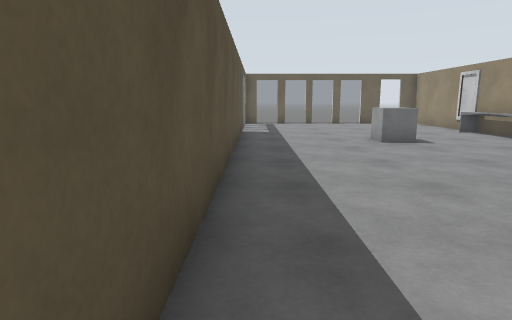
view 1 (above)

12 first-person views from a walk through a Gazebo world. The camera is 1.2 m above the floor, tilts 10° down and sees 75° across. The floor is counted in squares, 1 m on a side. Each view is taken from the middle of a square. On the plan, view 1 faces up. The plan holds only what a view shows up to about 13 squares ahead; the rest is blank. Robots are left out. Some surface patterns are stand-ins.

view 2
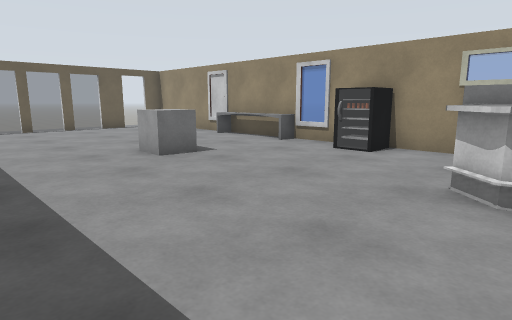

view 3
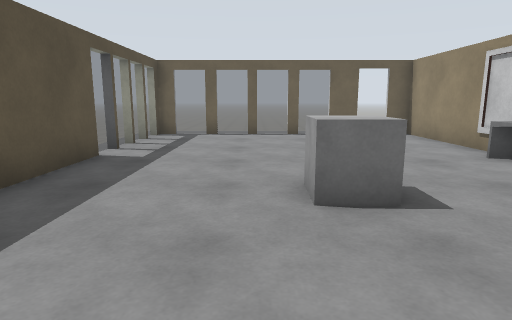

view 4
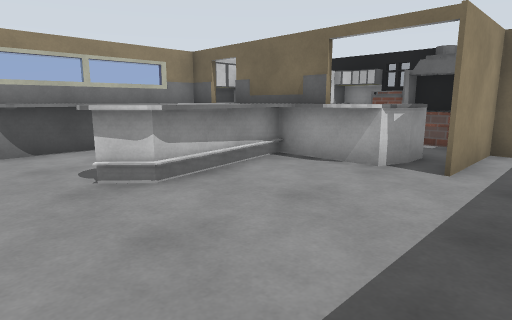

view 5
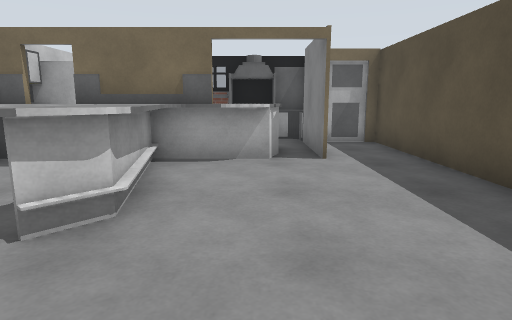

view 6
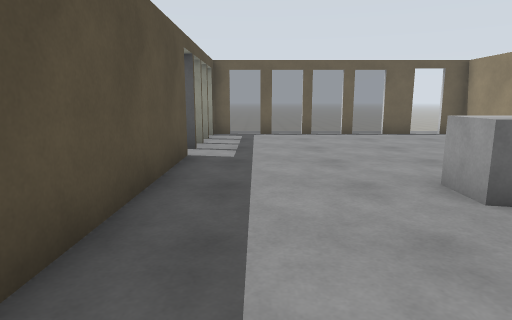

view 7
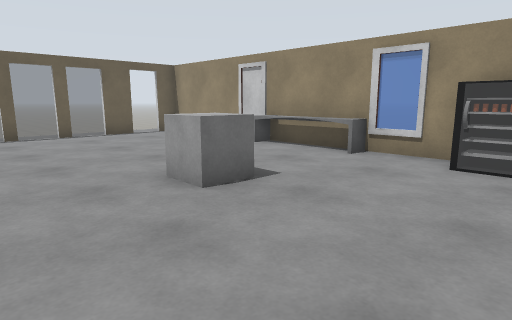

view 8
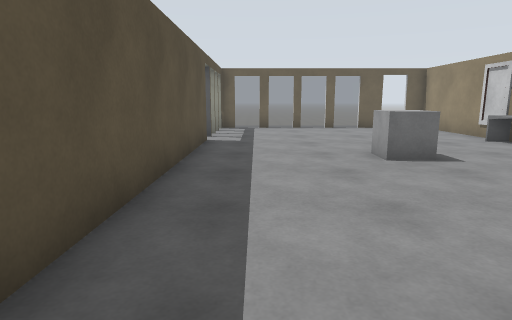

view 9
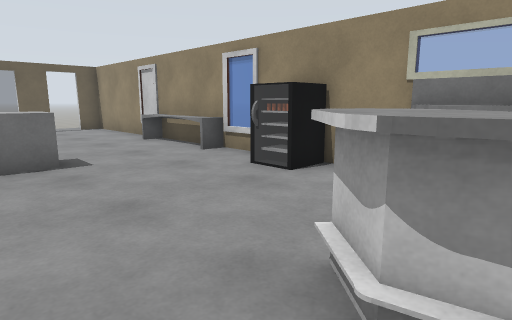

view 10
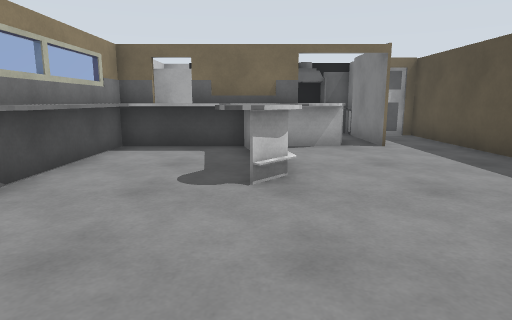

view 11
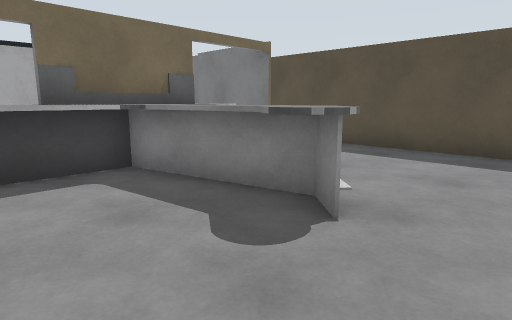

view 12
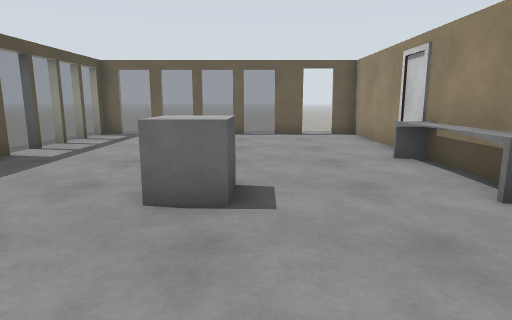

### Floor plan
Key: @ floor where view 1 was taken; # wall or solid block; . main floor; - floor 0.25 m lower than the main floor; = window, fence, low wall or low ledge; B grey box; O other object.
Columns run from 2 left of view 1 to 9 right of it. Each row starts with its distance up from view 1.
 19   ........
 18  ##==#==#.##
 17 -=.........#
 16  =.........#
 15  =.........#
 14  =.........=
 13  #........=#
 12  #........=-
 11  #........=-
 10  #....B...=#
  9  #.........=
  8  #.........#
  7  #........=#
  6  #.........#
  5  #.........#
  4  #.....=..##
  3  #.....=..#
  2  #.....=..#
  1  #.....=###
  0  #@.#=#####
 -1  #..### ###
 -2  #..##  ###
 -3  O####  #
 -4    O#####
 -5    O#####

Positions as (right, up) in squares from view 1, and headings:
1: (0, 0), facing up
2: (0, 3), facing up-right
3: (3, 6), facing up
4: (0, 6), facing down-right
5: (3, 7), facing down
6: (1, 6), facing up
7: (1, 6), facing up-right
8: (1, 3), facing up
9: (3, 3), facing up-right
10: (5, 9), facing down
11: (8, 6), facing down-left
12: (5, 6), facing up
